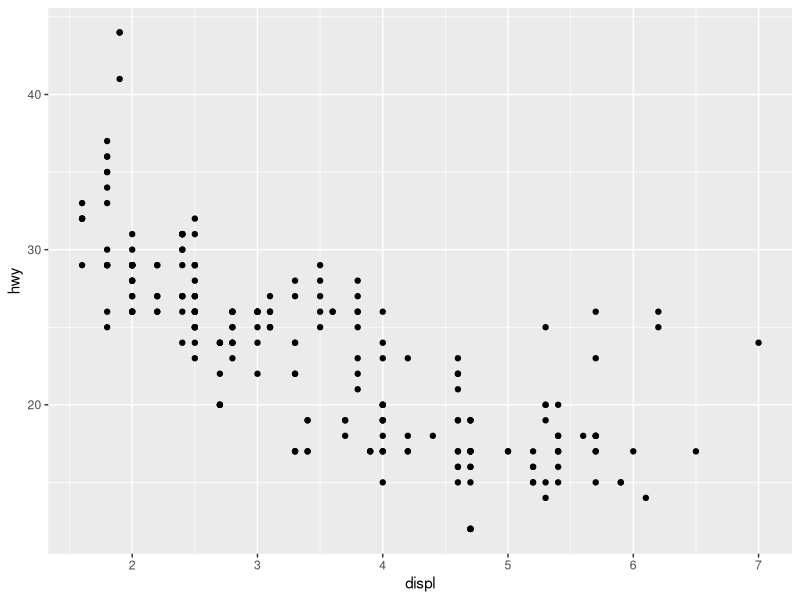
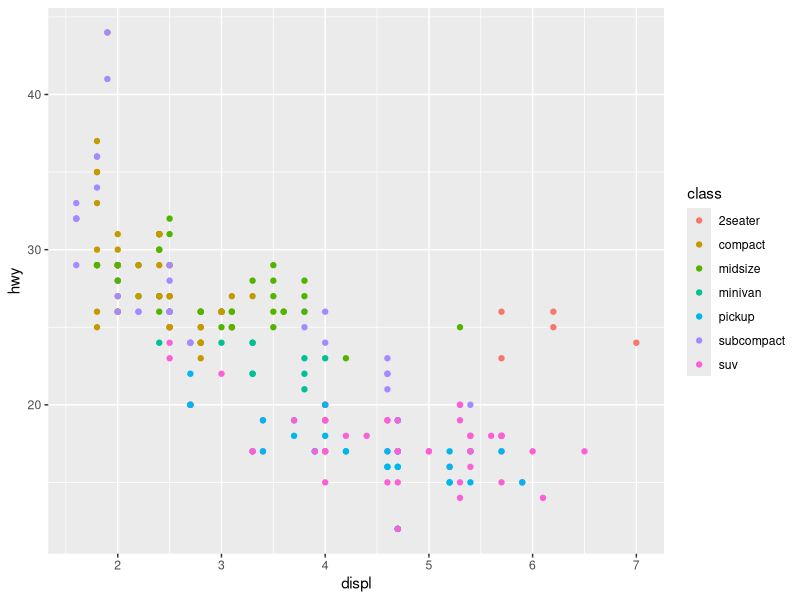
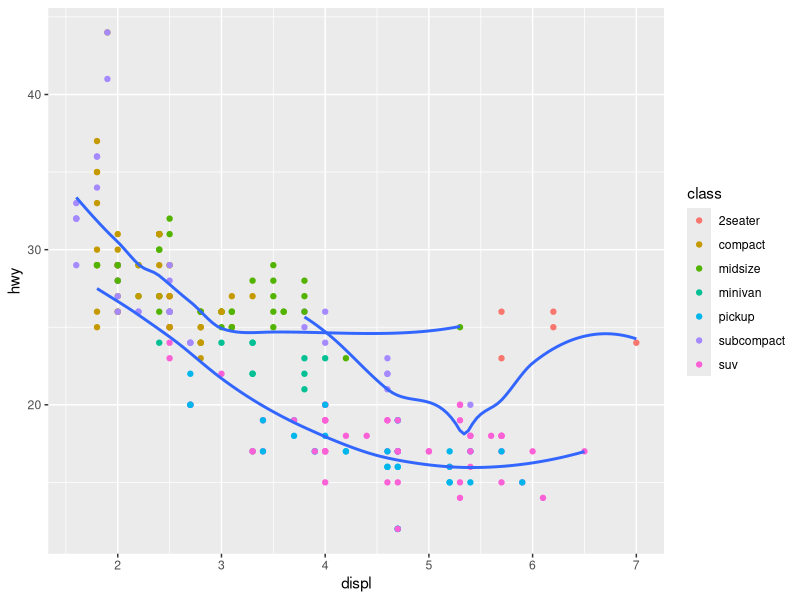
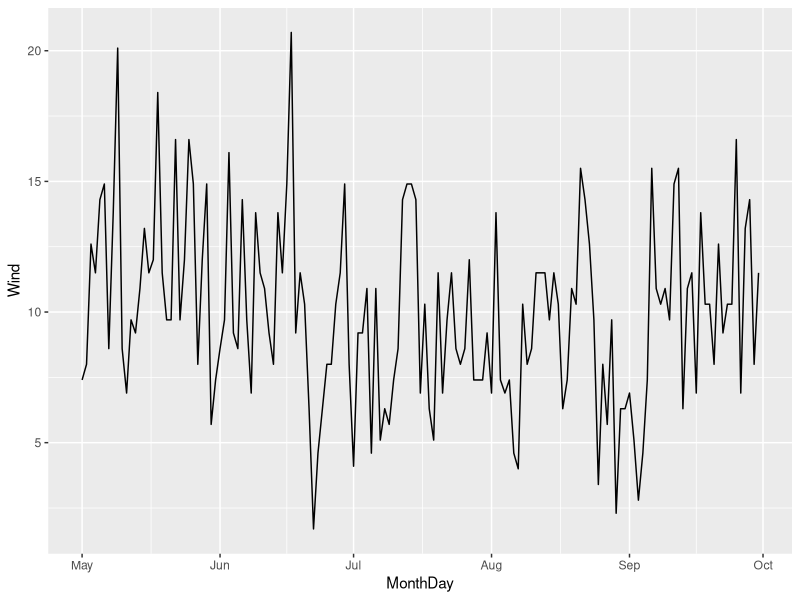
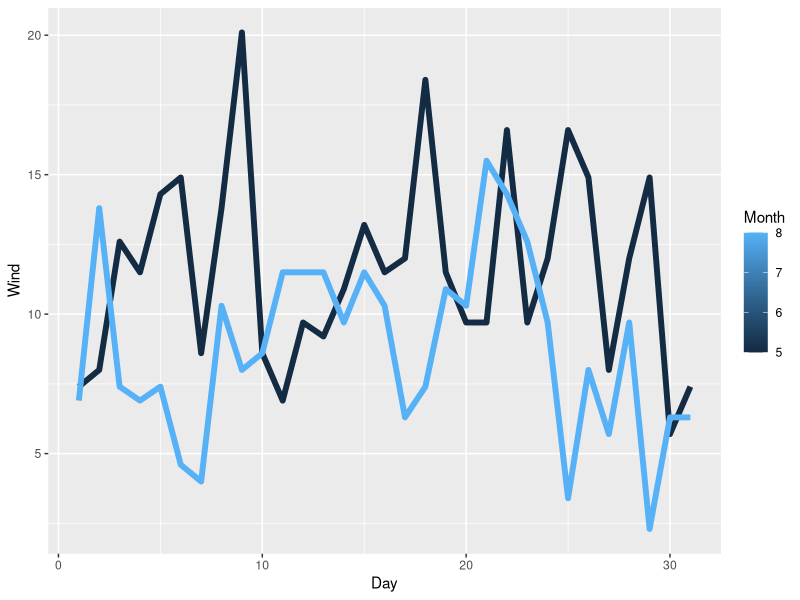
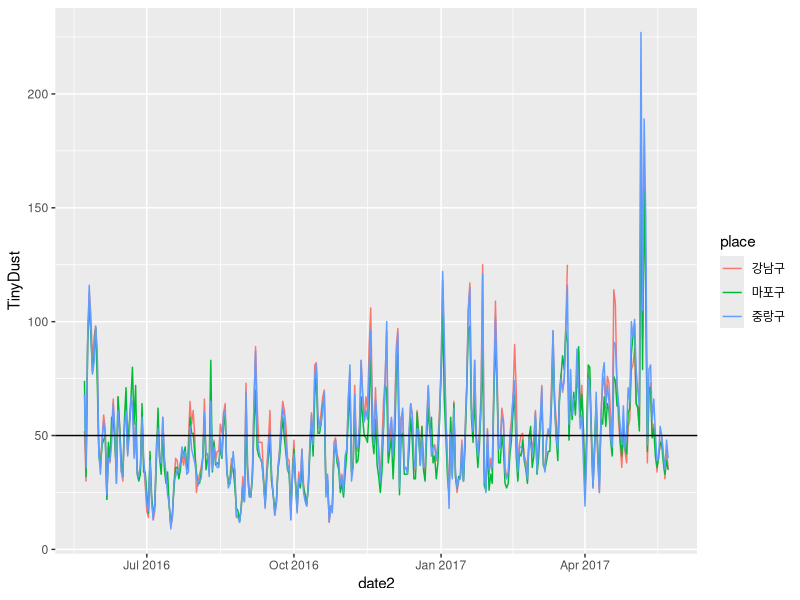
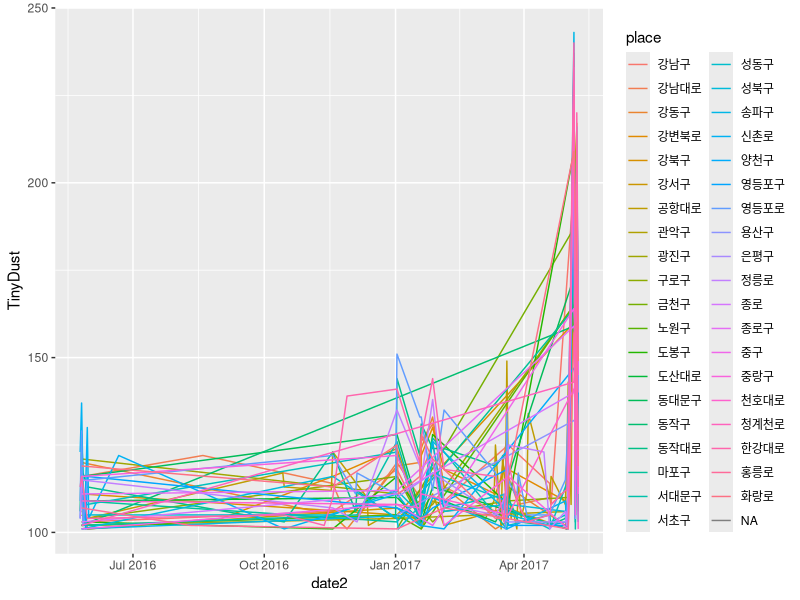

The R script that drew these images, in order:
## ---- chunk 1
knitr::opts_chunk$set(echo = TRUE)
## ---- chunk 2
library(tidyverse)
head(mpg)
## ---- chunk 3
data(iris)
head(iris)
## ---- chunk 4
library(tidyverse)
data(mpg)
ggplot(mpg, aes(displ, hwy)) +
  geom_point()
ggplot(mpg, aes(displ, hwy, color=class)) +
  geom_point()
ggplot(mpg, aes(x=displ, y=hwy)) +
  geom_point(aes(color=class)) +
  geom_smooth(aes(group=drv), se=F)
## ---- chunk 5
library(tidyverse)
data(airquality)
airquality$MonthDay <- as.Date(paste(as.numeric(airquality$Month), airquality$Day, "1973", sep="-"), format="%m-%d-%Y")
ggplot(airquality) + geom_line(aes(x=MonthDay, y=Wind))

ggplot(airquality[airquality$Month %in% c(5,8),], aes(x=Day, y=Wind, group=Month, color=Month)) + geom_line(lwd=2)

## ---- chunk 6
library(tidyverse)
seoul <- read_csv("seoul_dust.csv")

ggplot(data=seoul[seoul$place %in% c("강남구", "마포구", "중랑구"),]) +
  geom_line(aes(x=date2, y=TinyDust, group=place, color=place)) +
  geom_hline(yintercept=50)

ggplot(data=seoul[seoul$TinyDust > 100,]) +
  geom_line(aes(x=date2, y=TinyDust, group=place, color=place))
